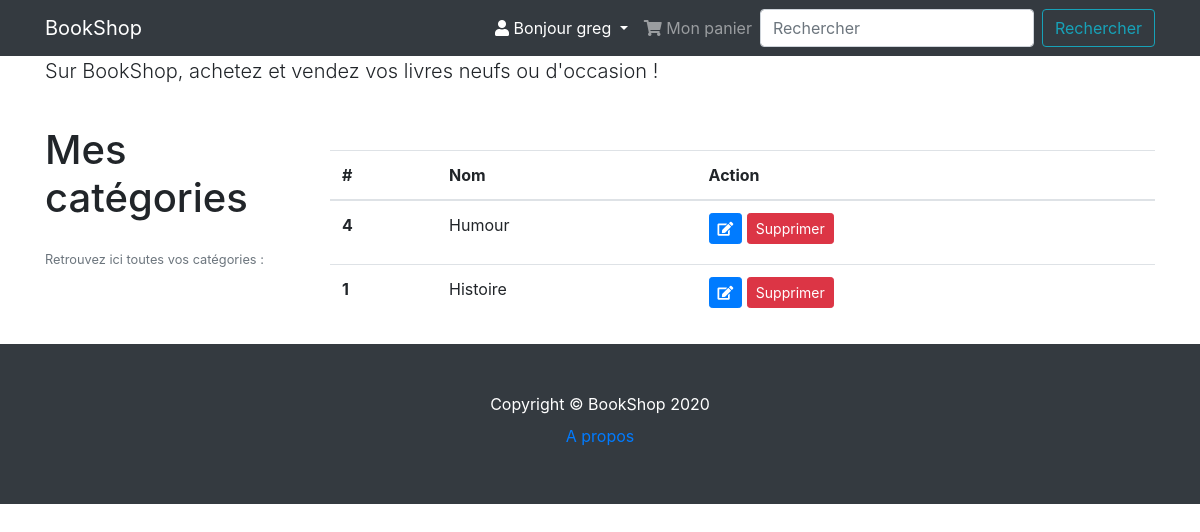
Screenshot of /category/index (signed in) with the database file from the repository.
### tables this page shows
CREATE TABLE user (
  id INTEGER PRIMARY KEY AUTOINCREMENT,
  username TEXT UNIQUE NOT NULL,
  password TEXT NOT NULL
);

CREATE TABLE category (
  id INTEGER PRIMARY KEY AUTOINCREMENT,
  name varchar (50) NOT NULL,
  author_id INTEGER NOT NULL,
  FOREIGN KEY (author_id) REFERENCES user (id)
);

### book/category.py (the view)
@bp.route('/category/index')
def all():
    db = get_db()
    categories = db.execute(
        'SELECT c.id, name, author_id'
        ' FROM category c JOIN user u ON c.author_id = u.id'
        ' ORDER BY name DESC'
    ).fetchall()
    return render_template('category/index.html', categories=categories)

### book/auth.py (called while the page is built)
@bp.before_app_request
def load_logged_in_user():
    user_id = session.get('user_id')
    if user_id is None:
        g.user = None
    else:
        g.user = get_db().execute(
            'SELECT * FROM user WHERE id = ?', (user_id,)
        ).fetchone()

### book/db.py (called while the page is built)
def get_db():
    if 'db' not in g:
        g.db = sqlite3.connect(
            current_app.config['DATABASE'],
            detect_types=sqlite3.PARSE_DECLTYPES
        )
        g.db.row_factory = sqlite3.Row
    return g.db

### book/templates/category/index.html (shortened to what this page needs)
{% extends 'base.html' %}
{% block content %}
  <div class="container">
    <p class="lead">Sur BookShop, achetez et vendez vos livres neufs ou d'occasion !</p>
    <div class="row">
      <div class="col-lg-3">
        <h1 class="my-4">Mes catégories</h1>
        <small class="text-muted">Retrouvez ici toutes vos catégories :</small>
      </div>
      <div class="col-lg-9">
        <br /><br />
        <div class="row">
        <div class="col">
            <table class="table">
              <thead>
                <tr>
                  <th scope="col">#</th>
                  <th scope="col">Nom</th>
                  <th scope="col">Action</th>
                </tr>
              </thead>
              <tbody>
              {% for category in categories %}
                <tr>
                  <th scope="row">{{ category['id'] }}</th>
                  <td>{{ category['name'] }}</td>
                  <td>
                      <form action="{{ url_for('category.delete', id=category['id']) }}" method="post">
                      <a role="button" class="btn btn-primary btn-sm mb-2" href="#" class="btn btn-danger"><i class="fas fa-edit"></i></a>
                      <input class="btn btn-danger btn-sm mb-2" type="submit" value="Supprimer" onclick="return confirm('Are you sure?');">
                      </form>
                  </td>
                </tr>
              {% endfor %}
              </tbody>
            </table>
          </div>
        </div>
      </div>
    </div>
  </div>
{% endblock %}

### book/templates/base.html (shortened to what this page needs)
<!DOCTYPE html>
<html>
<head>
    <link rel="stylesheet" type="text/css" href="{{ url_for('static', filename='css/bootstrap.min.css') }}">
    <link rel="stylesheet" type="text/css" href="{{ url_for('static', filename='css/style.css') }}">
    <link rel="stylesheet" href="{{ url_for('static', filename='css/fontawesome.min.css') }}">
</head>
<body>
  <nav class="navbar navbar-expand-lg navbar-dark bg-dark fixed-top">
    <div class="container">
      <a class="navbar-brand" href="/">BookShop</a>
      <div class="collapse navbar-collapse" id="navbarResponsive">
        <ul class="navbar-nav ml-auto">
        <li class="nav-item dropdown active">
          <a class="nav-link dropdown-toggle" href="#" id="navbarDropdown" role="button" data-toggle="dropdown" aria-haspopup="true" aria-expanded="false">
            {% if g.user %}
            <i class="fas fa-user"></i> Bonjour {{ g.user['username'] }}
          </a>
          {% endif %}
        </li>
          <li class="nav-item">
            <a class="nav-link" href="#"><i class="fas fa-shopping-cart"></i> Mon panier</a>
          </li>
        </ul>
          <form class="form-inline my-2 my-lg-0" method="GET" action="/search">
          <input class="form-control mr-sm-2" name="q" type="search" placeholder="Rechercher" aria-label="Search" required>
          <button class="btn btn-outline-info my-2 my-sm-0" type="submit">Rechercher</button>
          </form>
      </div>
    </div>
  </nav>
    {% block content %}{% endblock %}
  <footer class="py-5 bg-dark">
    <div class="container">
      <p class="m-0 text-center text-white">Copyright &copy; BookShop 2020</p>
            <a class="nav-link text-center" href="/about">A propos</a>
    </div>
  </footer>
</body>
</html>

### book/static/css/style.css (style rules this page uses)
body { padding-top: 56px; }

### rows the page displays
user: user.username "greg"
category: id "4", name "Humour"
category: id "1", name "Histoire"
